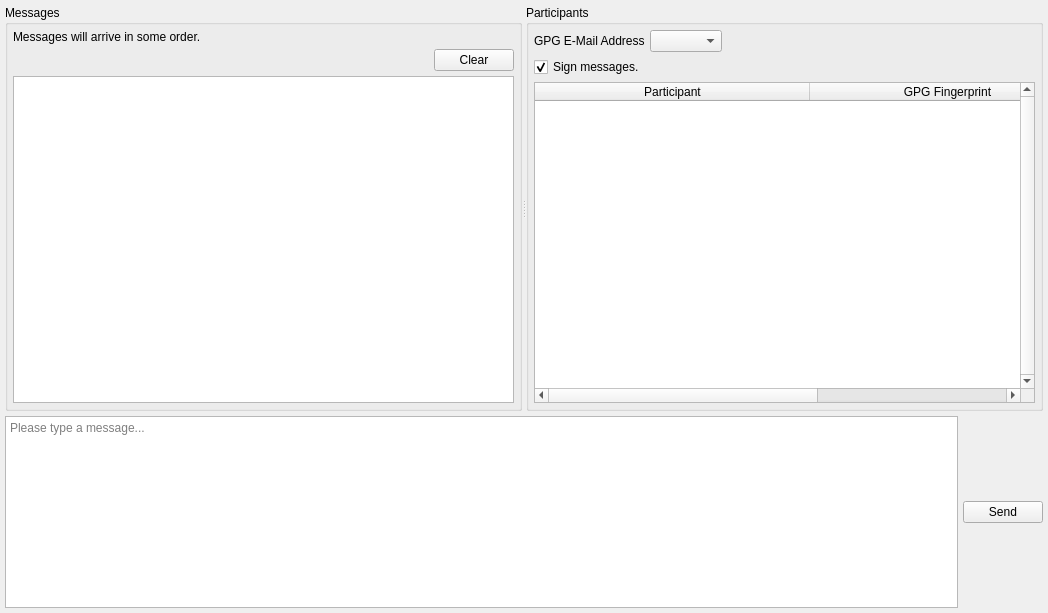
                 <widget class="QWidget" name="scrollAreaWidgetContents_2">
                  <property name="geometry">
                   <rect>
                    <x>0</x>
                    <y>0</y>
                    <width>1048</width>
                    <height>613</height>
                   </rect>
                  </property>
                  <layout class="QHBoxLayout" name="horizontalLayout_25">
                   <property name="spacing">
                    <number>5</number>
                   </property>
                   <property name="leftMargin">
                    <number>5</number>
                   </property>
                   <property name="topMargin">
                    <number>5</number>
                   </property>
                   <property name="rightMargin">
                    <number>5</number>
                   </property>
                   <property name="bottomMargin">
                    <number>5</number>
                   </property>
                   <item>
                    <layout class="QVBoxLayout" name="verticalLayout_24">
                     <property name="spacing">
                      <number>5</number>
                     </property>
                     <item>
                      <widget class="QSplitter" name="chatHorizontalSplitter">
                       <property name="orientation">
                        <enum>Qt::Horizontal</enum>
                       </property>
                       <widget class="QGroupBox" name="groupBox_13">
                        <property name="title">
                         <string>Messages</string>
                        </property>
                        <layout class="QVBoxLayout" name="verticalLayout_14">
                         <property name="spacing">
                          <number>5</number>
                         </property>
                         <property name="leftMargin">
                          <number>5</number>
                         </property>
                         <property name="topMargin">
                          <number>5</number>
                         </property>
                         <property name="rightMargin">
                          <number>5</number>
                         </property>
                         <property name="bottomMargin">
                          <number>5</number>
                         </property>
                         <item>
                          <widget class="QLabel" name="label_7">
                           <property name="text">
                            <string>Messages will arrive in some order.</string>
                           </property>
                          </widget>
                         </item>
                         <item>
                          <layout class="QHBoxLayout" name="horizontalLayout_30">
                           <property name="spacing">
                            <number>5</number>
                           </property>
                           <item>
                            <spacer name="horizontalSpacer_26">
                             <property name="orientation">
                              <enum>Qt::Horizontal</enum>
                             </property>
                             <property name="sizeHint" stdset="0">
                              <size>
                               <width>40</width>
                               <height>20</height>
                              </size>
                             </property>
                            </spacer>
                           </item>
                           <item>
                            <widget class="QPushButton" name="clear_gpg">
                             <property name="text">
                              <string>Clear</string>
                             </property>
                            </widget>
                           </item>
                          </layout>
                         </item>
                         <item>
                          <widget class="QTextBrowser" name="gpg_messages">
                           <property name="tabChangesFocus">
                            <bool>true</bool>
                           </property>
                           <property name="textInteractionFlags">
                            <set>Qt::LinksAccessibleByKeyboard|Qt::LinksAccessibleByMouse|Qt::TextBrowserInteraction|Qt::TextSelectableByKeyboard|Qt::TextSelectableByMouse</set>
                           </property>
                           <property name="openLinks">
                            <bool>false</bool>
                           </property>
                          </widget>
                         </item>
                        </layout>
                       </widget>
                       <widget class="QGroupBox" name="groupBox_14">
                        <property name="title">
                         <string>Participants</string>
                        </property>
                        <layout class="QVBoxLayout" name="verticalLayout_23">
                         <property name="spacing">
                          <number>5</number>
                         </property>
                         <property name="leftMargin">
                          <number>5</number>
                         </property>
                         <property name="topMargin">
                          <number>5</number>
                         </property>
                         <property name="rightMargin">
                          <number>5</number>
                         </property>
                         <property name="bottomMargin">
                          <number>5</number>
                         </property>
                         <item>
                          <layout class="QHBoxLayout" name="horizontalLayout_23">
                           <property name="spacing">
                            <number>5</number>
                           </property>
                           <item>
                            <widget class="QLabel" name="label_10">
                             <property name="text">
                              <string>GPG E-Mail Address</string>
                             </property>
                            </widget>
                           </item>
                           <item>
                            <widget class="QComboBox" name="gpg_address">
                             <property name="sizeAdjustPolicy">
                              <enum>QComboBox::AdjustToContents</enum>
                             </property>
                            </widget>
                           </item>
                           <item>
                            <spacer name="horizontalSpacer_16">
                             <property name="orientation">
                              <enum>Qt::Horizontal</enum>
                             </property>
                             <property name="sizeHint" stdset="0">
                              <size>
                               <width>40</width>
                               <height>20</height>
                              </size>
                             </property>
                            </spacer>
                           </item>
                          </layout>
                         </item>
                         <item>
                          <layout class="QHBoxLayout" name="horizontalLayout_6">
                           <item>
                            <widget class="QCheckBox" name="gpg_sign_messages">
                             <property name="toolTip">
                              <string>&lt;html&gt;&lt;head/&gt;&lt;body&gt;&lt;p&gt;A dialog may be displayed prompting for the password of the key ring. Setting is not retained in the INI.&lt;/p&gt;&lt;/body&gt;&lt;/html&gt;</string>
                             </property>
                             <property name="text">
                              <string>Sign messages.</string>
                             </property>
                             <property name="checked">
                              <bool>true</bool>
                             </property>
                            </widget>
                           </item>
                           <item>
                            <spacer name="horizontalSpacer_13">
                             <property name="orientation">
                              <enum>Qt::Horizontal</enum>
                             </property>
                             <property name="sizeHint" stdset="0">
                              <size>
                               <width>40</width>
                               <height>20</height>
                              </size>
                             </property>
                            </spacer>
                           </item>
                          </layout>
                         </item>
                         <item>
                          <widget class="QTableWidget" name="gpg_participants">
                           <property name="verticalScrollBarPolicy">
                            <enum>Qt::ScrollBarAlwaysOn</enum>
                           </property>
                           <property name="alternatingRowColors">
                            <bool>true</bool>
                           </property>
                           <property name="selectionBehavior">
                            <enum>QAbstractItemView::SelectRows</enum>
                           </property>
                           <property name="verticalScrollMode">
                            <enum>QAbstractItemView::ScrollPerPixel</enum>
                           </property>
                           <property name="horizontalScrollMode">
                            <enum>QAbstractItemView::ScrollPerPixel</enum>
                           </property>
                           <property name="sortingEnabled">
                            <bool>true</bool>
                           </property>
                           <attribute name="horizontalHeaderMinimumSectionSize">
                            <number>150</number>
                           </attribute>
                           <attribute name="horizontalHeaderDefaultSectionSize">
                            <number>275</number>
                           </attribute>
                           <attribute name="horizontalHeaderStretchLastSection">
                            <bool>true</bool>
                           </attribute>
                           <attribute name="verticalHeaderVisible">
                            <bool>false</bool>
                           </attribute>
                           <column>
                            <property name="text">
                             <string>Participant</string>
                            </property>
                           </column>
                           <column>
                            <property name="text">
                             <string>GPG Fingerprint</string>
                            </property>
                           </column>
                           <column>
                            <property name="text">
                             <string>Public Key Hash</string>
                            </property>
                           </column>
                          </widget>
                         </item>
                        </layout>
                       </widget>
                      </widget>
                     </item>
                     <item>
                      <layout class="QHBoxLayout" name="horizontalLayout_31">
                       <property name="spacing">
                        <number>5</number>
                       </property>
                       <item>
                        <widget class="spoton_textedit" name="gpg_message">
                         <property name="sizePolicy">
                          <sizepolicy hsizetype="Expanding" vsizetype="Fixed">
                           <horstretch>0</horstretch>
                           <verstretch>0</verstretch>
                          </sizepolicy>
                         </property>
                         <property name="tabChangesFocus">
                          <bool>true</bool>
                         </property>
                         <property name="acceptRichText">
                          <bool>false</bool>
                         </property>
                         <property name="placeholderText">
                          <string>Please type a message...</string>
                         </property>
                        </widget>
                       </item>
                       <item>
                        <layout class="QVBoxLayout" name="verticalLayout_25">
                         <property name="spacing">
                          <number>5</number>
                         </property>
                         <item>
                          <widget class="QPushButton" name="gpg_send">
                           <property name="toolTip">
                            <string>&lt;html&gt;&lt;head/&gt;&lt;body&gt;&lt;table border=&quot;0&quot; style=&quot; margin-top:0px; margin-bottom:0px; margin-left:0px; margin-right:0px;&quot; width=&quot;754&quot; cellspacing=&quot;2&quot; cellpadding=&quot;0&quot;&gt;&lt;tr&gt;&lt;td colspan=&quot;3&quot; bgcolor=&quot;#ffffca&quot;&gt;&lt;p align=&quot;center&quot;&gt;&lt;span style=&quot; font-size:18pt; font-weight:600;&quot;&gt;List of Emoticons&lt;/span&gt;&lt;/p&gt;&lt;/td&gt;&lt;td width=&quot;20&quot; rowspan=&quot;10&quot; bgcolor=&quot;#66cc99&quot;/&gt;&lt;td width=&quot;120&quot; bgcolor=&quot;#ffffca&quot;&gt;&lt;p align=&quot;center&quot;&gt;&lt;span style=&quot; font-size:18pt;&quot;&gt;:-)(-:&lt;/span&gt;&lt;/p&gt;&lt;/td&gt;&lt;td width=&quot;110&quot; bgcolor=&quot;#ffffca&quot;&gt;&lt;p&gt;&lt;span style=&quot; font-size:18pt;&quot;&gt;kiss&lt;/span&gt;&lt;/p&gt;&lt;/td&gt;&lt;td width=&quot;70&quot; bgcolor=&quot;#ffffca&quot;&gt;&lt;p align=&quot;center&quot;&gt;&lt;img src=&quot;:/emoticons/kiss.png&quot;/&gt;&lt;/p&gt;&lt;/td&gt;&lt;/tr&gt;&lt;tr&gt;&lt;td width=&quot;120&quot; bgcolor=&quot;#ffffca&quot;&gt;&lt;p align=&quot;center&quot;&gt;&lt;span style=&quot; font-size:18pt;&quot;&gt;O:-)&lt;/span&gt;&lt;/p&gt;&lt;/td&gt;&lt;td width=&quot;110&quot; bgcolor=&quot;#ffffca&quot;&gt;&lt;p&gt;&lt;span style=&quot; font-size:18pt;&quot;&gt;angel&lt;/span&gt;&lt;/p&gt;&lt;/td&gt;&lt;td width=&quot;70&quot; bgcolor=&quot;#ffffca&quot;&gt;&lt;p align=&quot;center&quot;&gt;&lt;img src=&quot;:/emoticons/angel.png&quot;/&gt;&lt;/p&gt;&lt;/td&gt;&lt;td bgcolor=&quot;#ffffca&quot;&gt;&lt;p align=&quot;center&quot;&gt;&lt;span style=&quot; font-size:18pt;&quot;&gt;:|&lt;/span&gt;&lt;/p&gt;&lt;/td&gt;&lt;td bgcolor=&quot;#ffffca&quot;&gt;&lt;p&gt;&lt;span style=&quot; font-size:18pt;&quot;&gt;neutral&lt;/span&gt;&lt;/p&gt;&lt;/td&gt;&lt;td bgcolor=&quot;#ffffca&quot;&gt;&lt;p align=&quot;center&quot;&gt;&lt;img src=&quot;:/emoticons/neutral.png&quot;/&gt;&lt;/p&gt;&lt;/td&gt;&lt;/tr&gt;&lt;tr&gt;&lt;td bgcolor=&quot;#ffffca&quot;&gt;&lt;p align=&quot;center&quot;&gt;&lt;span style=&quot; font-size:18pt; background-color:#ffffca;&quot;&gt;:-||&lt;/span&gt;&lt;/p&gt;&lt;/td&gt;&lt;td bgcolor=&quot;#ffffca&quot;&gt;&lt;p&gt;&lt;span style=&quot; font-size:18pt;&quot;&gt;angry&lt;/span&gt;&lt;/p&gt;&lt;/td&gt;&lt;td bgcolor=&quot;#ffffca&quot;&gt;&lt;p align=&quot;center&quot;&gt;&lt;img src=&quot;:/emoticons/angry.png&quot;/&gt;&lt;/p&gt;&lt;/td&gt;&lt;td bgcolor=&quot;#ffffca&quot;&gt;&lt;p align=&quot;center&quot;&gt;&lt;span style=&quot; font-size:18pt;&quot;&gt;(t)&lt;/span&gt;&lt;/p&gt;&lt;/td&gt;&lt;td bgcolor=&quot;#ffffca&quot;&gt;&lt;p&gt;&lt;span style=&quot; font-size:18pt;&quot;&gt;phone&lt;/span&gt;&lt;/p&gt;&lt;/td&gt;&lt;td bgcolor=&quot;#ffffca&quot;&gt;&lt;p align=&quot;center&quot;&gt;&lt;img src=&quot;:/emoticons/phone.png&quot;/&gt;&lt;/p&gt;&lt;/td&gt;&lt;/tr&gt;&lt;tr&gt;&lt;td bgcolor=&quot;#ffffca&quot;&gt;&lt;p align=&quot;center&quot;&gt;&lt;span style=&quot; font-size:18pt;&quot;&gt;:-/ &lt;/span&gt;&lt;/p&gt;&lt;/td&gt;&lt;td bgcolor=&quot;#ffffca&quot;&gt;&lt;p&gt;&lt;span style=&quot; font-size:18pt;&quot;&gt;confused&lt;/span&gt;&lt;/p&gt;&lt;/td&gt;&lt;td bgcolor=&quot;#ffffca&quot;&gt;&lt;p align=&quot;center&quot;&gt;&lt;img src=&quot;:/emoticons/confused.png&quot;/&gt;&lt;/p&gt;&lt;/td&gt;&lt;td bgcolor=&quot;#ffffca&quot;&gt;&lt;p align=&quot;center&quot;&gt;&lt;span style=&quot; font-size:18pt;&quot;&gt;@&amp;gt;--&amp;gt;--&lt;/span&gt;&lt;/p&gt;&lt;/td&gt;&lt;td bgcolor=&quot;#ffffca&quot;&gt;&lt;p&gt;&lt;span style=&quot; font-size:18pt;&quot;&gt;rose&lt;/span&gt;&lt;/p&gt;&lt;/td&gt;&lt;td bgcolor=&quot;#ffffca&quot;&gt;&lt;p align=&quot;center&quot;&gt;&lt;img src=&quot;:/emoticons/rose.png&quot;/&gt;&lt;/p&gt;&lt;/td&gt;&lt;/tr&gt;&lt;tr&gt;&lt;td bgcolor=&quot;#ffffca&quot;&gt;&lt;p align=&quot;center&quot;&gt;&lt;span style=&quot; font-size:18pt;&quot;&gt;8-)&lt;/span&gt;&lt;/p&gt;&lt;/td&gt;&lt;td bgcolor=&quot;#ffffca&quot;&gt;&lt;p&gt;&lt;span style=&quot; font-size:18pt;&quot;&gt;cool&lt;/span&gt;&lt;/p&gt;&lt;/td&gt;&lt;td bgcolor=&quot;#ffffca&quot;&gt;&lt;p align=&quot;center&quot;&gt;&lt;img src=&quot;:/emoticons/glasses-cool.png&quot;/&gt;&lt;/p&gt;&lt;/td&gt;&lt;td bgcolor=&quot;#ffffca&quot;&gt;&lt;p align=&quot;center&quot;&gt;&lt;span style=&quot; font-size:18pt;&quot;&gt;:-(&lt;/span&gt;&lt;/p&gt;&lt;/td&gt;&lt;td bgcolor=&quot;#ffffca&quot;&gt;&lt;p&gt;&lt;span style=&quot; font-size:18pt;&quot;&gt;sad&lt;/span&gt;&lt;/p&gt;&lt;/td&gt;&lt;td bgcolor=&quot;#ffffca&quot;&gt;&lt;p align=&quot;center&quot;&gt;&lt;img src=&quot;:/emoticons/sad.png&quot;/&gt;&lt;/p&gt;&lt;/td&gt;&lt;/tr&gt;&lt;tr&gt;&lt;td bgcolor=&quot;#ffffca&quot;&gt;&lt;p align=&quot;center&quot;&gt;&lt;span style=&quot; font-size:18pt;&quot;&gt;:'(&lt;/span&gt;&lt;/p&gt;&lt;/td&gt;&lt;td bgcolor=&quot;#ffffca&quot;&gt;&lt;p&gt;&lt;span style=&quot; font-size:18pt;&quot;&gt;crying&lt;/span&gt;&lt;/p&gt;&lt;/td&gt;&lt;td bgcolor=&quot;#ffffca&quot;&gt;&lt;p align=&quot;center&quot;&gt;&lt;img src=&quot;:/emoticons/crying.png&quot;/&gt;&lt;/p&gt;&lt;/td&gt;&lt;td bgcolor=&quot;#ffffca&quot;&gt;&lt;p align=&quot;center&quot;&gt;&lt;span style=&quot; font-size:18pt;&quot;&gt;:-O&lt;/span&gt;&lt;/p&gt;&lt;/td&gt;&lt;td bgcolor=&quot;#ffffca&quot;&gt;&lt;p&gt;&lt;span style=&quot; font-size:18pt;&quot;&gt;shocked&lt;/span&gt;&lt;/p&gt;&lt;/td&gt;&lt;td bgcolor=&quot;#ffffca&quot;&gt;&lt;p align=&quot;center&quot;&gt;&lt;img src=&quot;:/emoticons/shocked.png&quot;/&gt;&lt;/p&gt;&lt;/td&gt;&lt;/tr&gt;&lt;tr&gt;&lt;td bgcolor=&quot;#ffffca&quot;&gt;&lt;p align=&quot;center&quot;&gt;&lt;span style=&quot; font-size:18pt;&quot;&gt;o-)&lt;/span&gt;&lt;/p&gt;&lt;/td&gt;&lt;td bgcolor=&quot;#ffffca&quot;&gt;&lt;p&gt;&lt;span style=&quot; font-size:18pt;&quot;&gt;cyclops&lt;/span&gt;&lt;/p&gt;&lt;/td&gt;&lt;td bgcolor=&quot;#ffffca&quot;&gt;&lt;p align=&quot;center&quot;&gt;&lt;img src=&quot;:/emoticons/cyclops.png&quot;/&gt;&lt;/p&gt;&lt;/td&gt;&lt;td bgcolor=&quot;#ffffca&quot;&gt;&lt;p align=&quot;center&quot;&gt;&lt;span style=&quot; font-size:18pt;&quot;&gt;C:-)&lt;/span&gt;&lt;/p&gt;&lt;/td&gt;&lt;td bgcolor=&quot;#ffffca&quot;&gt;&lt;p&gt;&lt;span style=&quot; font-size:18pt;&quot;&gt;skywalker&lt;/span&gt;&lt;/p&gt;&lt;/td&gt;&lt;td bgcolor=&quot;#ffffca&quot;&gt;&lt;p align=&quot;center&quot;&gt;&lt;img src=&quot;:/emoticons/skywalker.png&quot;/&gt;&lt;/p&gt;&lt;/td&gt;&lt;/tr&gt;&lt;tr&gt;&lt;td bgcolor=&quot;#ffffca&quot;&gt;&lt;p align=&quot;center&quot;&gt;&lt;span style=&quot; font-size:18pt;&quot;&gt;}:)&lt;/span&gt;&lt;/p&gt;&lt;/td&gt;&lt;td bgcolor=&quot;#ffffca&quot;&gt;&lt;p&gt;&lt;span style=&quot; font-size:18pt;&quot;&gt;devil&lt;/span&gt;&lt;/p&gt;&lt;/td&gt;&lt;td bgcolor=&quot;#ffffca&quot;&gt;&lt;p align=&quot;center&quot;&gt;&lt;img src=&quot;:/emoticons/devil.png&quot;/&gt;&lt;/p&gt;&lt;/td&gt;&lt;td bgcolor=&quot;#ffffca&quot;&gt;&lt;p align=&quot;center&quot;&gt;&lt;span style=&quot; font-size:18pt;&quot;&gt;:-)&lt;/span&gt;&lt;/p&gt;&lt;/td&gt;&lt;td bgcolor=&quot;#ffffca&quot;&gt;&lt;p&gt;&lt;span style=&quot; font-size:18pt;&quot;&gt;smile&lt;/span&gt;&lt;/p&gt;&lt;/td&gt;&lt;td bgcolor=&quot;#ffffca&quot;&gt;&lt;p align=&quot;center&quot;&gt;&lt;img src=&quot;:/emoticons/smile.png&quot;/&gt;&lt;/p&gt;&lt;/td&gt;&lt;/tr&gt;&lt;tr&gt;&lt;td bgcolor=&quot;#ffffca&quot;&gt;&lt;p align=&quot;center&quot;&gt;&lt;span style=&quot; font-size:18pt;&quot;&gt;:-D&lt;/span&gt;&lt;/p&gt;&lt;/td&gt;&lt;td bgcolor=&quot;#ffffca&quot;&gt;&lt;p&gt;&lt;span style=&quot; font-size:18pt;&quot;&gt;laugh&lt;/span&gt;&lt;/p&gt;&lt;/td&gt;&lt;td bgcolor=&quot;#ffffca&quot;&gt;&lt;p align=&quot;center&quot;&gt;&lt;img src=&quot;:/emoticons/laugh.png&quot;/&gt;&lt;/p&gt;&lt;/td&gt;&lt;td bgcolor=&quot;#ffffca&quot;&gt;&lt;p align=&quot;center&quot;&gt;&lt;span style=&quot; font-size:18pt;&quot;&gt;:-P&lt;/span&gt;&lt;/p&gt;&lt;/td&gt;&lt;td bgcolor=&quot;#ffffca&quot;&gt;&lt;p&gt;&lt;span style=&quot; font-size:18pt;&quot;&gt;tongue&lt;/span&gt;&lt;/p&gt;&lt;/td&gt;&lt;td bgcolor=&quot;#ffffca&quot;&gt;&lt;p align=&quot;center&quot;&gt;&lt;img src=&quot;:/emoticons/tongue.png&quot;/&gt;&lt;/p&gt;&lt;/td&gt;&lt;/tr&gt;&lt;tr&gt;&lt;td bgcolor=&quot;#ffffca&quot;&gt;&lt;p align=&quot;center&quot;&gt;&lt;span style=&quot; font-size:18pt;&quot;&gt;:-))&lt;/span&gt;&lt;/p&gt;&lt;/td&gt;&lt;td bgcolor=&quot;#ffffca&quot;&gt;&lt;p&gt;&lt;span style=&quot; font-size:18pt;&quot;&gt;happy&lt;/span&gt;&lt;/p&gt;&lt;/td&gt;&lt;td bgcolor=&quot;#ffffca&quot;&gt;&lt;p align=&quot;center&quot;&gt;&lt;img src=&quot;:/emoticons/happy.png&quot;/&gt;&lt;/p&gt;&lt;/td&gt;&lt;td bgcolor=&quot;#ffffca&quot;&gt;&lt;p align=&quot;center&quot;&gt;&lt;span style=&quot; font-size:18pt;&quot;&gt;;)&lt;/span&gt;&lt;/p&gt;&lt;/td&gt;&lt;td bgcolor=&quot;#ffffca&quot;&gt;&lt;p&gt;&lt;span style=&quot; font-size:18pt;&quot;&gt;wink&lt;/span&gt;&lt;/p&gt;&lt;/td&gt;&lt;td bgcolor=&quot;#ffffca&quot;&gt;&lt;p align=&quot;center&quot;&gt;&lt;img src=&quot;:/emoticons/wink.png&quot;/&gt;&lt;/p&gt;&lt;/td&gt;&lt;/tr&gt;&lt;/table&gt;&lt;/body&gt;&lt;/html&gt;</string>
                           </property>
                           <property name="text">
                            <string>Send</string>
                           </property>
                          </widget>
                         </item>
                        </layout>
                       </item>
                      </layout>
                     </item>
                    </layout>
                   </item>
                  </layout>
                 </widget>
